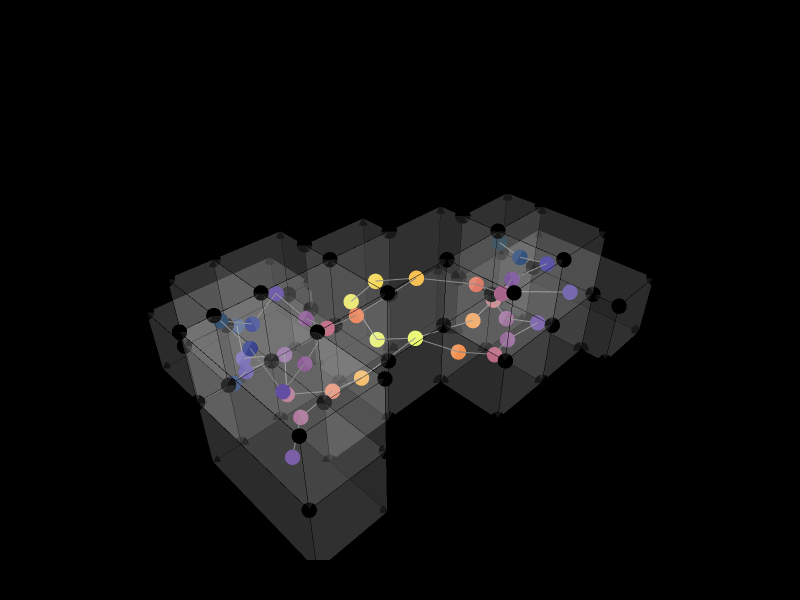

This figure's notebook cell:
### Markdown cell above
### Closeness: What the Result Reveals

**Room 1 is the most integrated space in the building** (score 0.2043). It is reachable more quickly from the rest of the network than any other room. On the thermal map it appears as the hottest node — the spatial centre of gravity of the Box House circulation network.

**Room 4 is the most isolated** (score 0.0964) — the coldest node. On average, reaching room 4 requires almost twice as many transitions as reaching room 1. It sits at the periphery of the aperture network.

The score range (0.10–0.20) shows a consistent hierarchy. The building does not have a single dominant centre, but room 1 is clearly its spatial focus.

### Code cell
# cc_color is written to each vertex by Graph.ClosenessCentrality
for e in Graph.Edges(g_circ):
    Topology.SetDictionary(e, Dictionary.ByKeysValues(["width", "color"], [2, "grey"]))

Topology.Show(
    cc, g_circ,
    faceOpacity=0.1,
    vertexSize=18,
    vertexColorKey="cc_color",
    edgeWidthKey="width",
    edgeColorKey="color",
    backgroundColor="black",
    width=800,
    height=600,
    renderer=renderer
)

### Figure 1 — Plotly figure (JSON) as saved in the notebook; plotly's stock layout.template omitted (floating-point values rounded to 4 significant figures; data arrays with more than 128 entries replaced by an {"elided": "..."} marker saying what was removed)
{"data": [{"customdata": ["", "", "", "", "", "", "", "", "", "", "", "", "", "", "", "", "", "", "", "", "", "", "", "", "", "", "", "", "", "", "", "", "", "", "", "", "", "", "", "", "", "", "", "", "", "", "", "", "", "", "", "", "", "", "", "", "", "", "", "", "", "", "", "", "", "", "", "", "", "", "", "", "", "", "", "", "", "", "", ""], "hoverinfo": "text", "hovertemplate": ["Click ", "Click ", "Click ", "Click ", "Click ", "Click ", "Click ", "Click ", "Click ", "Click ", "Click ", "Click ", "Click ", "Click ", "Click ", "Click ", "Click ", "Click ", "Click ", "Click ", "Click ", "Click ", "Click ", "Click ", "Click ", "Click ", "Click ", "Click ", "Click ", "Click ", "Click ", "Click ", "Click ", "Click ", "Click ", "Click ", "Click ", "Click ", "Click ", "Click ", "Click ", "Click ", "Click ", "Click ", "Click ", "Click ", "Click ", "Click ", "Click ", "Click ", "Click ", "Click ", "Click ", "Click ", "Click ", "Click ", "Click ", "Click ", "Click ", "Click ", "Click ", "Click ", "Click ", "Click ", "Click ", "Click ", "Click ", "Click ", "Click ", "Click ", "Click ", "Click ", "Click ", "Click ", "Click ", "Click ", "Click ", "Click ", "Click ", "Click "], "hovertext": ["", "", "", "", "", "", "", "", "", "", "", "", "", "", "", "", "", "", "", "", "", "", "", "", "", "", "", "", "", "", "", "", "", "", "", "", "", "", "", "", "", "", "", "", "", "", "", "", "", "", "", "", "", "", "", "", "", "", "", "", "", "", "", "", "", "", "", "", "", "", "", "", "", "", "", "", "", "", "", ""], "legendgroup": "1", "legendrank": 1, "marker": {"color": ["#000000", "#000000", "#000000", "#000000", "#000000", "#000000", "#000000", "#000000", "#000000", "#000000", "#000000", "#000000", "#000000", "#000000", "#000000", "#000000", "#000000", "#000000", "#000000", "#000000", "#000000", "#000000", "#000000", "#000000", "#000000", "#000000", "#000000", "#000000", "#000000", "#000000", "#000000", "#000000", "#000000", "#000000", "#000000", "#000000", "#000000", "#000000", "#000000", "#000000", "#000000", "#000000", "#000000", "#000000", "#000000", "#000000", "#000000", "#000000", "#000000", "#000000", "#000000", "#000000", "#000000", "#000000", "#000000", "#000000", "#000000", "#000000", "#000000", "#000000", "#000000", "#000000", "#000000", "#000000", "#000000", "#000000", "#000000", "#000000", "#000000", "#000000", "#000000", "#000000", "#000000", "#000000", "#000000", "#000000", "#000000", "#000000", "#000000", "#000000"], "line": {"width": 0}, "opacity": 1, "size": [18, 18, 18, 18, 18, 18, 18, 18, 18, 18, 18, 18, 18, 18, 18, 18, 18, 18, 18, 18, 18, 18, 18, 18, 18, 18, 18, 18, 18, 18, 18, 18, 18, 18, 18, 18, 18, 18, 18, 18, 18, 18, 18, 18, 18, 18, 18, 18, 18, 18, 18, 18, 18, 18, 18, 18, 18, 18, 18, 18, 18, 18, 18, 18, 18, 18, 18, 18, 18, 18, 18, 18, 18, 18, 18, 18, 18, 18, 18, 18], "sizemode": "diameter", "symbol": "circle"}, "mode": "markers", "name": "1: Untitled (Vertices)", "showlegend": false, "text": ["", "", "", "", "", "", "", "", "", "", "", "", "", "", "", "", "", "", "", "", "", "", "", "", "", "", "", "", "", "", "", "", "", "", "", "", "", "", "", "", "", "", "", "", "", "", "", "", "", "", "", "", "", "", "", "", "", "", "", "", "", "", "", "", "", "", "", "", "", "", "", "", "", "", "", "", "", "", "", ""], "type": "scatter3d", "x": [13310, 16310, 16310, 13310, 10310, 13310, 16310, 16310, 10310, 16310, 16310, 13310, 10310, 10310, 13310, 16310, 10310, 16310, 16310, 13310, 10310, 10310, 10310, 13310, 13310, 10310, 16310, 13310, 16310, 13310, 19310, 19310, 19310, 19310, 7310, 7310, 7310, 7310, 7310, 7310, 19310, 19310, 13310, 16310, 7310, 7310, 10310, 10310, 7310, 10310, 19310, 19310, 4310, 4310, 5512.0, 7310, 4310, 4310, 5512.0, 7310, 4310, 7310, 4310, 5512.0, 22310, 22310, 19310, 22310, 22310, 19310, 19310, 5512.0, 5512.0, 5512.0, 11510.0, 5512.0, 11510.0, 11510.0, 5512.0, 11510.0], "y": [-760, -760, -760, -760, -3760, -3760, -3760, -1962.0, -760, -1962.0, -3760, -3760, -3760, -760, -760, -760, -760, -1962.0, -3760, -3760, -3760, 740, 740, 740, 740, 740, -6760, -6760, -6760, -6760, -1962.0, -3760, -1962.0, -3760, -760, -3760, -760, -3760, -3760, -760, -1962.0, -3760, -6760, -6760, 2240, 2240, 2240, 2240, 2240, 2240, -6760, -6760, -6760, -760, -760, -6760, -6760, -760, -760, -6760, -6760, -6760, -760, -760, -1962.0, -7962.0, -7962.0, -7962.0, -1962.0, -7962.0, -6760, 2240, 2240, 2240, 2240, 5240, 5240, 2240, 5240, 5240], "z": [6000, 6000, 3000, 3000, 6000, 6000, 6000, 6000, 6000, 3000, 3000, 3000, 3000, 3000, 0, 0, 0, 0, 0, 0, 0, 6000, 3000, 6000, 0, 0, 6000, 6000, 3000, 3000, 6000, 6000, 3000, 3000, 6000, 6000, 3000, 3000, 0, 0, 0, 0, 0, 0, 6000, 3000, 3000, 6000, 0, 0, 6000, 3000, 6000, 6000, 6000, 6000, 3000, 3000, 3000, 3000, 0, 0, 0, 0, 3000, 3000, 3000, 0, 0, 0, 0, 6000, 3000, 0, 3000, 3000, 3000, 0, 0, 0]}, {"hoverinfo": "text", "hovertext": [], "legendgroup": "2", "legendrank": 2, "line": {"color": "#000000", "dash": "solid", "width": 1}, "marker": {"color": "#000000", "size": 0.25, "symbol": "circle"}, "mode": "markers+lines", "name": "1: Untitled (Edges)", "showlegend": false, "text": [], "type": "scatter3d", "x": {"elided": "474 float values"}, "y": {"elided": "474 float values"}, "z": {"elided": "474 int values"}}, {"cmax": 1, "cmin": 0, "color": "#FAFAFA", "colorscale": [[0, "#440154"], [0.1111, "#482878"], [0.2222, "#3e4989"], [0.3333, "#31688e"], [0.4444, "#26828e"], [0.5556, "#1f9e89"], [0.6667, "#35b779"], [0.7778, "#6ece58"], [0.8889, "#b5de2b"], [1, "#fde725"]], "flatshading": true, "hoverinfo": "text", "hovertext": "", "i": {"elided": "224 int values"}, "j": {"elided": "224 int values"}, "k": {"elided": "224 int values"}, "legendgroup": "3", "legendrank": 3, "lighting": {"facenormalsepsilon": 0}, "name": "1: Untitled (Faces)", "opacity": 0.1, "showlegend": false, "showscale": false, "text": "", "type": "mesh3d", "x": [16310, 13310, 13310, 16310, 10310, 10310, 13310, 16310, 16310, 16310, 13310, 16310, 10310, 10310, 13310, 16310, 10310, 13310, 16310, 16310, 10310, 10310, 10310, 13310, 13310, 10310, 16310, 13310, 16310, 13310, 19310, 19310, 19310, 19310, 7310, 7310, 7310, 7310, 7310, 7310, 19310, 19310, 13310, 16310, 7310, 7310, 10310, 10310, 7310, 10310, 19310, 19310, 7310, 4310, 5512.0, 4310, 4310, 4310, 5512.0, 7310, 4310, 7310, 4310, 5512.0, 19310, 22310, 22310, 22310, 22310, 19310, 19310, 5512.0, 5512.0, 5512.0, 11510.0, 11510.0, 5512.0, 11510.0, 5512.0, 11510.0], "y": [-760, -760, -760, -760, -760, -3760, -3760, -1962.0, -3760, -1962.0, -3760, -3760, -3760, -760, -760, -760, -760, -3760, -1962.0, -3760, -3760, 740, 740, 740, 740, 740, -6760, -6760, -6760, -6760, -3760, -1962.0, -1962.0, -3760, -3760, -760, -760, -3760, -3760, -760, -1962.0, -3760, -6760, -6760, 2240, 2240, 2240, 2240, 2240, 2240, -6760, -6760, -6760, -6760, -760, -760, -6760, -760, -760, -6760, -6760, -6760, -760, -760, -7962.0, -7962.0, -1962.0, -7962.0, -1962.0, -7962.0, -6760, 2240, 2240, 2240, 2240, 5240, 5240, 2240, 5240, 5240], "z": [3000, 3000, 6000, 6000, 6000, 6000, 6000, 6000, 6000, 3000, 3000, 3000, 3000, 3000, 0, 0, 0, 0, 0, 0, 0, 6000, 3000, 6000, 0, 0, 6000, 6000, 3000, 3000, 6000, 6000, 3000, 3000, 6000, 6000, 3000, 3000, 0, 0, 0, 0, 0, 0, 6000, 3000, 3000, 6000, 0, 0, 6000, 3000, 6000, 6000, 6000, 6000, 3000, 3000, 3000, 3000, 0, 0, 0, 0, 3000, 3000, 3000, 0, 0, 0, 0, 6000, 3000, 0, 3000, 3000, 3000, 0, 0, 0]}, {"hoverinfo": "text", "hovertext": [], "legendgroup": "6", "legendrank": 6, "line": {"color": "#808080", "dash": "solid", "width": 2}, "marker": {"color": "#808080", "size": 0.5, "symbol": "circle"}, "mode": "markers+lines", "name": "2: Untitled Graph (Edges)", "showlegend": false, "text": [], "type": "scatter3d", "x": [8810, 7310.0, null, 8810, 7764.0, null, 8810, 7764.0, null, 17810, 16310.0, null, 17810, 17640.0, null, 6411.0, 7310.0, null, 6411.0, 6562.0, null, 17810, 19310.0, null, 17810, 16310.0, null, 17810, 17640.0, null, 8810, 7310.0, null, 8810, 8992.0, null, 6411.0, 7310.0, null, 13310, 12520.0, null, 11810, 12520.0, null, 13310, 10310.0, null, 13310, 15200.0, null, 11810, 12520.0, null, 14810, 15200.0, null, 14810, 16310.0, null, 5810, 7310.0, null, 8512.0, 7764.0, null, 17810, 18120.0, null, 8810, 10310.0, null, 8810, 7310.0, null, 8810, 8992.0, null, 8810, 7310.0, null, 8810, 10310.0, null, 8810, 7764.0, null, 17810, 16310.0, null, 17810, 18120.0, null, 5810, 6562.0, null, 5810, 7310.0, null, 13310, 12520.0, null, 13310, 10310.0, null, 13310, 16310.0, null, 13310, 14360.0, null, 20810, 19310.0, null, 14810, 16310.0, null, 14810, 14360.0, null], "y": [740, 1330.0, null, 740, 2240.0, null, 740, -760.0, null, -5260, -4813.0, null, -5260, -3760.0, null, 740, 174.4, null, 740, -760.0, null, -2861.0, -2728.0, null, -2861.0, -2914.0, null, -2861.0, -3760.0, null, 740, 174.4, null, 740, -760.0, null, 740, 1330.0, null, -2260, -760.0, null, -10, -760.0, null, -2260, -2084.0, null, -2260, -3760.0, null, -10, -760.0, null, -5260, -3760.0, null, -5260, -4670.0, null, -3760, -2211.0, null, 3740, 2240.0, null, -2861.0, -3760.0, null, -2260, -2084.0, null, -2260, -2884.0, null, -2260, -760.0, null, -2260, -2211.0, null, -2260, -2211.0, null, -2260, -760.0, null, -5260, -4670.0, null, -5260, -3760.0, null, -3760, -760.0, null, -3760, -2884.0, null, -2260, -760.0, null, -2260, -2211.0, null, -2260, -2914.0, null, -2260, -3760.0, null, -4962.0, -2728.0, null, -5260, -4813.0, null, -5260, -3760.0, null], "z": [1500, 1170.0, null, 1500, 1023.0, null, 1500, 1023.0, null, 1500, 1170.0, null, 1500, 1023.0, null, 4500, 4170.0, null, 4500, 4023.0, null, 1500, 1170.0, null, 1500, 1170.0, null, 1500, 1023.0, null, 4500, 4170.0, null, 4500, 4023.0, null, 1500, 1170.0, null, 4500, 4023.0, null, 3000, 4023.0, null, 4500, 4170.0, null, 4500, 4023.0, null, 3000, 1023.0, null, 4500, 4023.0, null, 4500, 4170.0, null, 1500, 1170.0, null, 1500, 1023.0, null, 4500, 4023.0, null, 4500, 4170.0, null, 4500, 4170.0, null, 4500, 4023.0, null, 1500, 1170.0, null, 1500, 1170.0, null, 1500, 1023.0, null, 4500, 4170.0, null, 4500, 4023.0, null, 4500, 4023.0, null, 4500, 4170.0, null, 1500, 1023.0, null, 1500, 1170.0, null, 1500, 1170.0, null, 1500, 1023.0, null, 1500, 1170.0, null, 1500, 1170.0, null, 1500, 1023.0, null]}, {"customdata": ["", "", "", "", "", "", "", "", "", "", "", "", "", "", "", "", "", "", "", "", "", "", "", "", "", "", "", "", "", "", "", "", "", "", "", "", "", "", ""], "hoverinfo": "text", "hovertemplate": ["Click ", "Click ", "Click ", "Click ", "Click ", "Click ", "Click ", "Click ", "Click ", "Click ", "Click ", "Click ", "Click ", "Click ", "Click ", "Click ", "Click ", "Click ", "Click ", "Click ", "Click ", "Click ", "Click ", "Click ", "Click ", "Click ", "Click ", "Click ", "Click ", "Click ", "Click ", "Click ", "Click ", "Click ", "Click ", "Click ", "Click ", "Click ", "Click "], "hovertext": ["", "", "", "", "", "", "", "", "", "", "", "", "", "", "", "", "", "", "", "", "", "", "", "", "", "", "", "", "", "", "", "", "", "", "", "", "", "", ""], "legendgroup": "5", "legendrank": 5, "marker": {"color": ["#F9BA3F", "#E7FA5A", "#EDE851", "#A45B84", "#032333", "#BE637A", "#E77958", "#CA6871", "#B9617B", "#523A99", "#7A4B8F", "#3C349A", "#523A99", "#624097", "#4C3999", "#5C3D99", "#092B52", "#11306A", "#11306A", "#F5D446", "#E2735E", "#EC7F51", "#E8F557", "#FAAF3C", "#F79741", "#F68B44", "#6F4693", "#0D3065", "#824E8D", "#824E8D", "#9E5986", "#AE5E80", "#86508C", "#8C528B", "#86508C", "#243184", "#44369A", "#44369A", "#243184"], "line": {"width": 0}, "opacity": 1, "size": [18, 18, 18, 18, 18, 18, 18, 18, 18, 18, 18, 18, 18, 18, 18, 18, 18, 18, 18, 18, 18, 18, 18, 18, 18, 18, 18, 18, 18, 18, 18, 18, 18, 18, 18, 18, 18, 18, 18], "sizemode": "diameter", "symbol": "circle"}, "mode": "markers", "name": "2: Untitled Graph (Vertices)", "showlegend": false, "text": ["", "", "", "", "", "", "", "", "", "", "", "", "", "", "", "", "", "", "", "", "", "", "", "", "", "", "", "", "", "", "", "", "", "", "", "", "", "", ""], "type": "scatter3d", "x": [13310, 13310, 11810, 14810, 17810, 8810, 8810, 17810, 14810, 8810, 8810, 17810, 5810, 5810, 20810, 17810, 6411.0, 6411.0, 8512.0, 12520.0, 15200.0, 10310.0, 12520.0, 10310.0, 16310.0, 14360.0, 16310.0, 18120.0, 7310.0, 8992.0, 7310.0, 7764.0, 19310.0, 17640.0, 16310.0, 7310.0, 7310.0, 7764.0, 6562.0], "y": [-2260, -2260, -10, -5260, -2861.0, -2260, -2260, -2861.0, -5260, 740, 740, -5260, -3760, -3760, -4962.0, -5260, 740, 740, 3740, -760.0, -3760.0, -2084.0, -760.0, -2211.0, -2914.0, -3760.0, -4670.0, -3760.0, -2884.0, -760.0, -2211.0, -760.0, -2728.0, -3760.0, -4813.0, 174.4, 1330.0, 2240.0, -760.0], "z": [4500, 1500, 3000, 4500, 4500, 4500, 1500, 1500, 1500, 4500, 1500, 4500, 4500, 1500, 1500, 1500, 4500, 1500, 1500, 4023.0, 4023.0, 4170.0, 1023.0, 1170.0, 1170.0, 1023.0, 4170.0, 4023.0, 4170.0, 4023.0, 1170.0, 1023.0, 1170.0, 1023.0, 1170.0, 4170.0, 1170.0, 1023.0, 4023.0]}], "layout": {"autosize": true, "height": 600, "margin": {"b": 40, "l": 40, "r": 40, "t": 40}, "paper_bgcolor": "#000000", "plot_bgcolor": "#000000", "scene": {"aspectmode": "data", "camera": {"center": {"x": 0, "y": 0, "z": 0}, "eye": {"x": -1.25, "y": -1.25, "z": 1.25}, "projection": {"type": "perspective"}, "up": {"x": 0, "y": 0, "z": 1}}, "xaxis": {"visible": false}, "yaxis": {"visible": false}, "zaxis": {"visible": false}}, "showlegend": true, "width": 800, "xaxis": {"showgrid": false, "visible": false, "zeroline": false}, "yaxis": {"showgrid": false, "visible": false, "zeroline": false}}}
